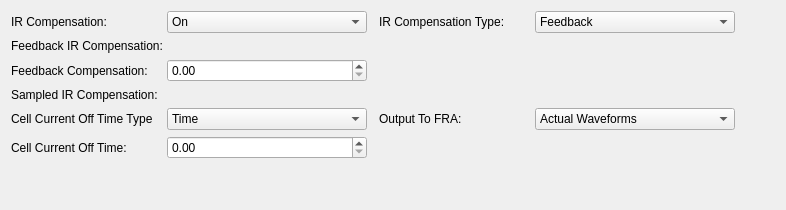
        <widget class="QWidget" name="tab_4">
         <attribute name="title">
          <string>IR Compensation</string>
         </attribute>
         <layout class="QHBoxLayout" name="horizontalLayout_7">
          <item>
           <layout class="QGridLayout" name="gridLayout_6">
            <item row="0" column="1">
             <widget class="QComboBox" name="irCompensationCombo">
              <property name="minimumSize">
               <size>
                <width>200</width>
                <height>0</height>
               </size>
              </property>
              <item>
               <property name="text">
                <string>On</string>
               </property>
              </item>
              <item>
               <property name="text">
                <string>Off</string>
               </property>
              </item>
             </widget>
            </item>
            <item row="3" column="0" colspan="5">
             <widget class="QLabel" name="labelResource_23">
              <property name="minimumSize">
               <size>
                <width>0</width>
                <height>0</height>
               </size>
              </property>
              <property name="text">
               <string>Sampled IR Compensation:</string>
              </property>
              <property name="scaledContents">
               <bool>false</bool>
              </property>
             </widget>
            </item>
            <item row="0" column="3">
             <widget class="QLabel" name="labelResource_17">
              <property name="minimumSize">
               <size>
                <width>150</width>
                <height>0</height>
               </size>
              </property>
              <property name="text">
               <string>IR Compensation Type:</string>
              </property>
             </widget>
            </item>
            <item row="4" column="3">
             <widget class="QLabel" name="labelResource_24">
              <property name="minimumSize">
               <size>
                <width>150</width>
                <height>0</height>
               </size>
              </property>
              <property name="text">
               <string>Output To FRA:</string>
              </property>
             </widget>
            </item>
            <item row="4" column="0">
             <widget class="QLabel" name="labelResource_25">
              <property name="minimumSize">
               <size>
                <width>150</width>
                <height>0</height>
               </size>
              </property>
              <property name="text">
               <string>Cell Current Off Time Type</string>
              </property>
             </widget>
            </item>
            <item row="0" column="0">
             <widget class="QLabel" name="labelResource_18">
              <property name="minimumSize">
               <size>
                <width>150</width>
                <height>0</height>
               </size>
              </property>
              <property name="text">
               <string>IR Compensation:</string>
              </property>
             </widget>
            </item>
            <item row="0" column="4">
             <widget class="QComboBox" name="irCompensationTypeCombo">
              <property name="minimumSize">
               <size>
                <width>200</width>
                <height>0</height>
               </size>
              </property>
              <item>
               <property name="text">
                <string>Feedback</string>
               </property>
              </item>
              <item>
               <property name="text">
                <string>Sampled</string>
               </property>
              </item>
             </widget>
            </item>
            <item row="4" column="4">
             <widget class="QComboBox" name="outputToFRACombo">
              <property name="minimumSize">
               <size>
                <width>200</width>
                <height>0</height>
               </size>
              </property>
              <item>
               <property name="text">
                <string>Actual Waveforms</string>
               </property>
              </item>
              <item>
               <property name="text">
                <string>Sampled and Held Waveforms</string>
               </property>
              </item>
             </widget>
            </item>
            <item row="2" column="0">
             <widget class="QLabel" name="labelResource_19">
              <property name="minimumSize">
               <size>
                <width>150</width>
                <height>0</height>
               </size>
              </property>
              <property name="text">
               <string>Feedback Compensation:</string>
              </property>
             </widget>
            </item>
            <item row="1" column="0" colspan="5">
             <widget class="QLabel" name="labelResource_30">
              <property name="minimumSize">
               <size>
                <width>0</width>
                <height>0</height>
               </size>
              </property>
              <property name="text">
               <string>Feedback IR Compensation:</string>
              </property>
              <property name="scaledContents">
               <bool>false</bool>
              </property>
             </widget>
            </item>
            <item row="6" column="1">
             <spacer name="verticalSpacer_5">
              <property name="sizeHint" stdset="0">
               <size>
                <width>20</width>
                <height>40</height>
               </size>
              </property>
             </spacer>
            </item>
            <item row="4" column="1">
             <widget class="QComboBox" name="cellCurrentOffTimeTypeCombo">
              <property name="minimumSize">
               <size>
                <width>200</width>
                <height>0</height>
               </size>
              </property>
              <item>
               <property name="text">
                <string>Time</string>
               </property>
              </item>
              <item>
               <property name="text">
                <string>Ratio</string>
               </property>
              </item>
             </widget>
            </item>
            <item row="2" column="1">
             <widget class="QDoubleSpinBox" name="feedbackCompensationSpin"/>
            </item>
            <item row="5" column="1">
             <widget class="QDoubleSpinBox" name="cellCurrentOffSpin"/>
            </item>
            <item row="5" column="0">
             <widget class="QLabel" name="cellCurrentOffTypeLabel">
              <property name="minimumSize">
               <size>
                <width>150</width>
                <height>0</height>
               </size>
              </property>
              <property name="text">
               <string>Cell Current Off Time:</string>
              </property>
             </widget>
            </item>
           </layout>
          </item>
          <item>
           <spacer name="horizontalSpacer_5">
            <property name="orientation">
             <enum>Qt::Horizontal</enum>
            </property>
            <property name="sizeHint" stdset="0">
             <size>
              <width>40</width>
              <height>20</height>
             </size>
            </property>
           </spacer>
          </item>
         </layout>
        </widget>
